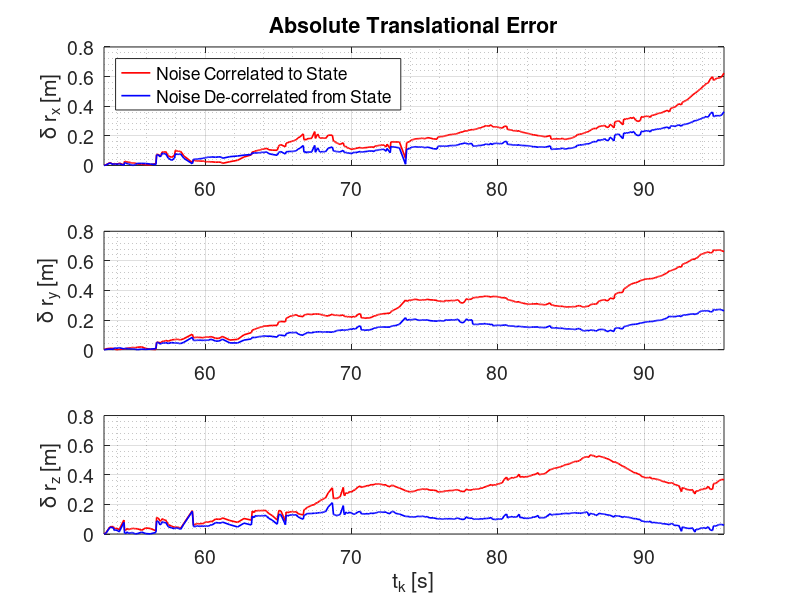

Write the MATLAB code that produced this figure. (Note: this script raises an error after producing the figure.)
clear all; close all; clc;
nst_on = load('msckf_NST_on.mat');
nst_off = load('msckf_NST_off.mat');

plotAbsErr = true;

msckf_trans_err = nst_off.msckf_trans_err;
msckf_rot_err = nst_off.msckf_rot_err;
msckf_err_sigma = nst_off.err_sigma;
swf_trans_err = nst_on.msckf_trans_err;
swf_rot_err = nst_on.msckf_rot_err;
swf_err_sigma = nst_on.err_sigma;
tPlot = nst_on.tPlot;

transLim = [-0.4 0.4];
rotLim = [-0.2 0.2];
fontSize = 14;

if plotAbsErr
    msckf_trans_err = abs(msckf_trans_err);
    msckf_rot_err = abs(msckf_rot_err);
    swf_trans_err = abs(swf_trans_err);
    swf_rot_err = abs(swf_rot_err);
    transLim = transLim - transLim(1);
    rotLim = rotLim - rotLim(1);
end

figure
subplot(3,1,1)
hold on
plot(tPlot, msckf_trans_err(1,:), '-r', 'LineWidth', 1.2)
% plot(tPlot, -3*msckf_err_sigma(4,:), '--r', 'LineWidth', 1.2)
% plot(tPlot, 3*msckf_err_sigma(4,:), '--r', 'LineWidth', 1.2)
plot(tPlot, swf_trans_err(1,:), '-b', 'LineWidth', 1.2)
% plot(tPlot, -3*swf_err_sigma(4,:), '--b', 'LineWidth', 1.2)
% plot(tPlot, 3*swf_err_sigma(4,:), '--b', 'LineWidth', 1.2)

xlim([tPlot(1) tPlot(end)]);
ylim(transLim)
legend('Noise Correlated to State', 'Noise De-correlated from State', 'Location','northwest');
title(sprintf('Absolute Translational Error'))
ylabel('\delta r_x [m]')
set(gca,'FontSize',fontSize)
grid on; grid minor;
box on;

subplot(3,1,2)
hold on
plot(tPlot, msckf_trans_err(2,:), '-r', 'LineWidth', 1.2)
% plot(tPlot, -3*msckf_err_sigma(5,:), '--r', 'LineWidth', 1.2)
% plot(tPlot, 3*msckf_err_sigma(5,:), '--r', 'LineWidth', 1.2)
plot(tPlot, swf_trans_err(2,:), '-b', 'LineWidth', 1.2)
% plot(tPlot, -3*swf_err_sigma(5,:), '--b', 'LineWidth', 1.2)
% plot(tPlot, 3*swf_err_sigma(5,:), '--b', 'LineWidth', 1.2)
xlim([tPlot(1) tPlot(end)]);
ylim(transLim)
ylabel('\delta r_y [m]')
set(gca,'FontSize',fontSize)
grid on; grid minor;
box on;

subplot(3,1,3)
hold on
plot(tPlot, msckf_trans_err(3,:), '-r', 'LineWidth', 1.2)
% plot(tPlot, -3*msckf_err_sigma(6,:), '--r', 'LineWidth', 1.2)
% plot(tPlot, 3*msckf_err_sigma(6,:), '--r', 'LineWidth', 1.2)
plot(tPlot, swf_trans_err(3,:), '-b', 'LineWidth', 1.2)
% plot(tPlot, -3*swf_err_sigma(6,:), '--b', 'LineWidth', 1.2)
% plot(tPlot, 3*swf_err_sigma(6,:), '--b', 'LineWidth', 1.2)
xlim([tPlot(1) tPlot(end)]);
ylim(transLim)
ylabel('\delta r_z [m]')
xlabel('t_k [s]')
%set(gca,'FontSize',12)
%set(findall(gcf,'type','text'),'FontSize',12)
set(gca,'FontSize',fontSize)
grid on; grid minor;
box on;
filename = sprintf('NST_trans.pdf');
export_fig(gcf, filename, '-transparent');

figure
subplot(3,1,1)
hold on
plot(tPlot, msckf_rot_err(1,:), '-r', 'LineWidth', 1.2)
% plot(tPlot, -3*msckf_err_sigma(1,:), '--r', 'LineWidth', 1.2)
% plot(tPlot, 3*msckf_err_sigma(1,:), '--r', 'LineWidth', 1.2)
plot(tPlot, swf_rot_err(1,:), '-b', 'LineWidth', 1.2)
% plot(tPlot, -3*swf_err_sigma(1,:), '--b', 'LineWidth', 1.2)
% plot(tPlot, 3*swf_err_sigma(1,:), '--b', 'LineWidth', 1.2)
xlim([tPlot(1) tPlot(end)]);
ylim(rotLim)
title(sprintf('Absolute Rotational Error'))
ylabel('\delta\theta_x')
legend('Noise Correlated to State', 'Noise De-correlated from State', 'Location','northwest');
set(gca,'FontSize',fontSize)
grid on; grid minor;
box on;
 
subplot(3,1,2)
hold on
plot(tPlot, msckf_rot_err(2,:), '-r', 'LineWidth', 1.2)
% plot(tPlot, -3*msckf_err_sigma(2,:), '--r', 'LineWidth', 1.2)
% plot(tPlot, 3*msckf_err_sigma(2,:), '--r', 'LineWidth', 1.2)
plot(tPlot, swf_rot_err(2,:), '-b', 'LineWidth', 1.2)
% plot(tPlot, -3*swf_err_sigma(2,:), '--b', 'LineWidth', 1.2)
% plot(tPlot, 3*swf_err_sigma(2,:), '--b', 'LineWidth', 1.2)
xlim([tPlot(1) tPlot(end)]);
ylim(rotLim)
ylabel('\delta\theta_y')
set(gca,'FontSize',fontSize)
grid on; grid minor;
box on;

subplot(3,1,3)
hold on
plot(tPlot, msckf_rot_err(3,:), '-r', 'LineWidth', 1.2)
% plot(tPlot, -3*msckf_err_sigma(3,:), '--r', 'LineWidth', 1.2)
% plot(tPlot, 3*msckf_err_sigma(3,:), '--r', 'LineWidth', 1.2)
plot(tPlot, swf_rot_err(3,:), '-b', 'LineWidth', 1.2)
% plot(tPlot, -3*swf_err_sigma(3,:), '--b', 'LineWidth', 1.2)
% plot(tPlot, 3*swf_err_sigma(3,:), '--b', 'LineWidth', 1.2)
xlim([tPlot(1) tPlot(end)]);
ylim(rotLim)
ylabel('\delta\theta_z')
xlabel('t_k [s]')
set(gca,'FontSize',fontSize)
grid on; grid minor;
box on;

filename = sprintf('NST_rot.pdf');
export_fig(gcf, filename, '-transparent');